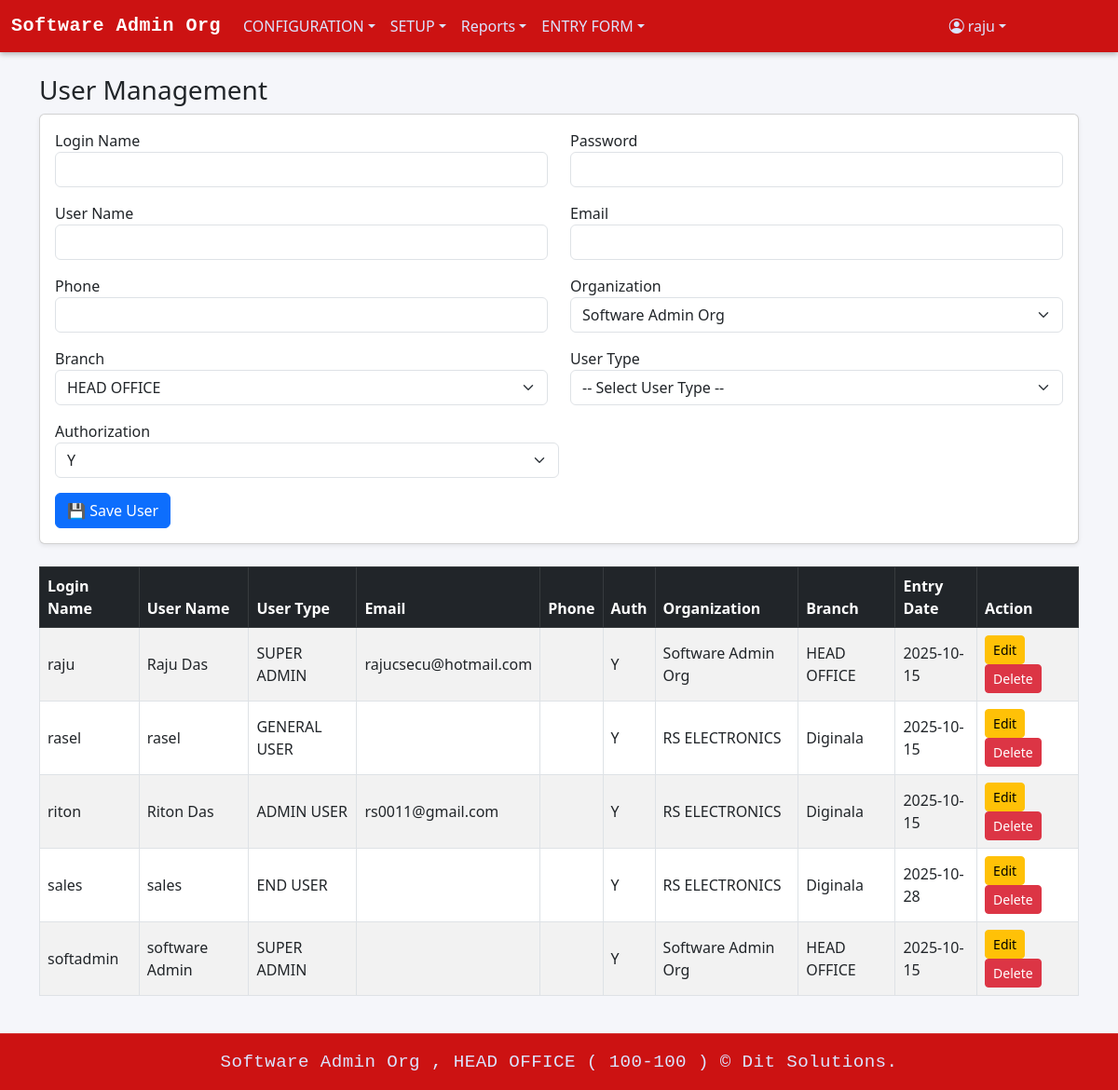
/create_user.php (signed in), run on an earlier commit of the app's database.
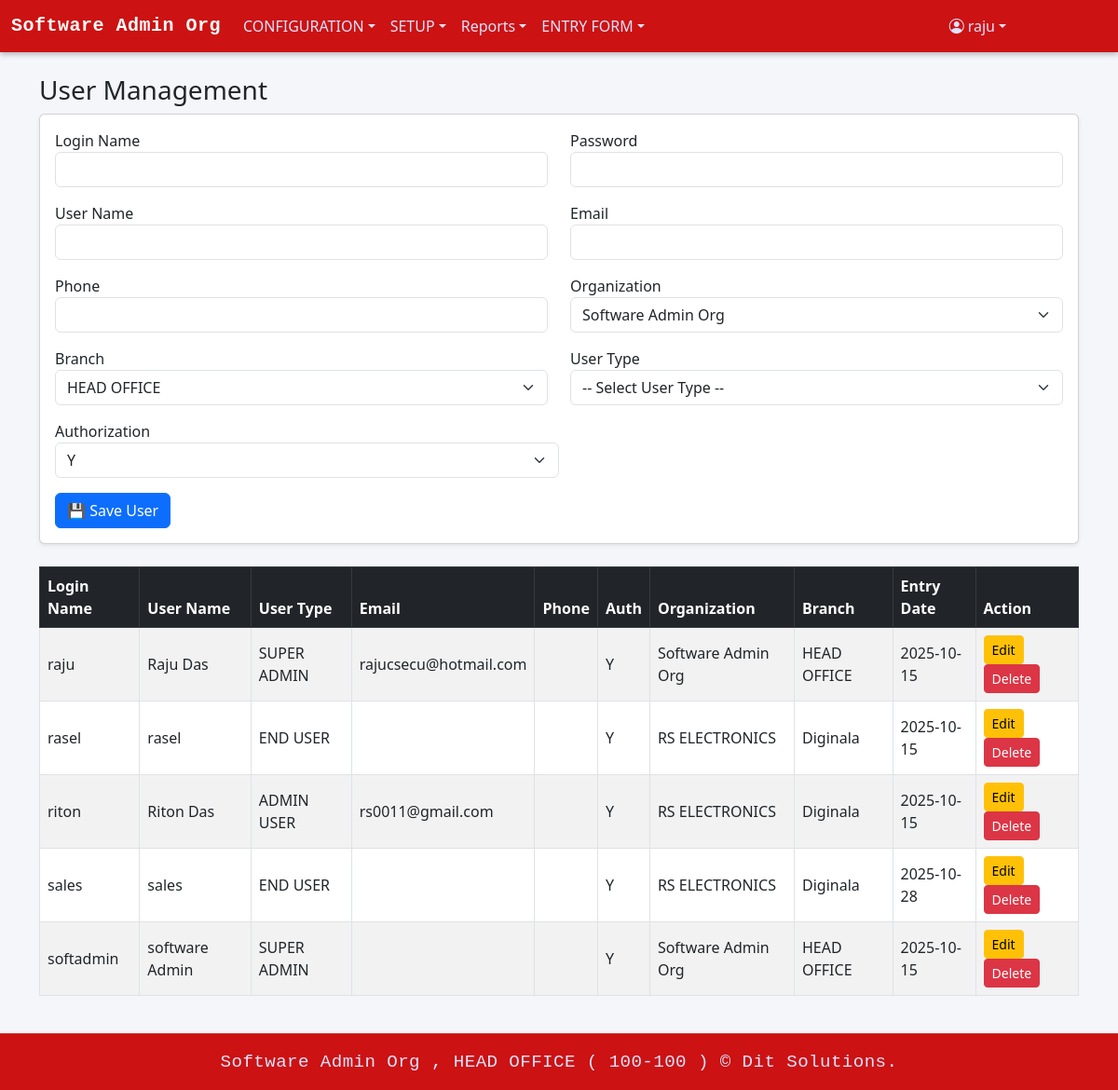
And on a later commit of the database.
### tables this page shows
CREATE TABLE `user_login_info` (
  `USER_ID` varchar(200) NOT NULL,
  `USER_PASSWORD` varchar(200) NOT NULL,
  `EMAIL` varchar(100) DEFAULT NULL,
  `PHONE` varchar(20) DEFAULT NULL,
  `ENTRY_DATE` date DEFAULT NULL,
  `AUTHORIZED_STATUS` char(1) DEFAULT 'N',
  `USER_NAME` varchar(200) DEFAULT NULL,
  `USER_TYPE_ID` int(10) DEFAULT NULL,
  `BR_CODE` varchar(20) DEFAULT NULL,
  `ORG_CODE` varchar(20) DEFAULT NULL
);

CREATE TABLE `user_type_info` (
  `USER_TYPE_ID` int(11) NOT NULL,
  `USER_TYPE_NAME` varchar(100) NOT NULL,
  `USER_TYPE_CODE` varchar(50) NOT NULL,
  `ROLE_LEVEL` int(11) NOT NULL
);

CREATE TABLE `organization_info` (
  `ORG_CODE` varchar(20) NOT NULL,
  `ORGANIZATION_NAME` varchar(200) NOT NULL,
  `ORGANIZATION_ADDRESS` varchar(200) DEFAULT NULL,
  `ORGANIZATION_CONTACT` varchar(500) DEFAULT NULL,
  `AUTHORIZED_STARUS` varchar(1) DEFAULT NULL,
  `AUTHORIZED_USER` varchar(100) DEFAULT NULL,
  `AUTHORIZED_DATE` date DEFAULT NULL,
  `ENTRY_DATE` date DEFAULT NULL,
  `ENTRY_USER` varchar(200) DEFAULT NULL,
  `EDIT_DATE` date DEFAULT NULL,
  `EDIT_USER` varchar(200) DEFAULT NULL,
  `DELETE_USER` varchar(200) DEFAULT NULL,
  `DELETE_DATE` date DEFAULT NULL
);

CREATE TABLE `branch_info` (
  `BR_CODE` varchar(20) NOT NULL,
  `BRANCH_NAME` varchar(200) NOT NULL,
  `BRANCH_ADDRESS` varchar(200) DEFAULT NULL,
  `BRANCH_CONTACT` varchar(500) DEFAULT NULL,
  `ORG_CODE` varchar(20) NOT NULL,
  `AUTHORIZED_STATUS` char(1) DEFAULT NULL,
  `AUTHORIZED_USER` varchar(100) DEFAULT NULL,
  `AUTHORIZED_DATE` date DEFAULT NULL,
  `ENTRY_DATE` date DEFAULT NULL,
  `ENTRY_USER` varchar(200) DEFAULT NULL,
  `EDIT_DATE` date DEFAULT NULL,
  `EDIT_USER` varchar(200) DEFAULT NULL,
  `DELETE_USER` varchar(200) DEFAULT NULL,
  `DELETE_DATE` date DEFAULT NULL
);

### create_user.php (the view, shortened to what the changed rows need)
<?php
require 'db.php';
$userSession = $_SESSION['user'];
$canEdit     = $userSession['can_edit'] ?? 1;
$canDelete   = $userSession['can_delete'] ?? 1;
$sql = "
    SELECT u.*, ut.USER_TYPE_NAME, o.ORGANIZATION_NAME, b.BRANCH_NAME
    FROM user_login_info u
    LEFT JOIN user_type_info ut ON u.USER_TYPE_ID = ut.USER_TYPE_ID
    LEFT JOIN organization_info o ON u.ORG_CODE = o.ORG_CODE
    LEFT JOIN branch_info b ON u.BR_CODE = b.BR_CODE
    WHERE 1=1
";
$params = [];
$sql .= " ORDER BY u.USER_NAME";
$stmt = $pdo->prepare($sql);
$stmt->execute($params);
$users = $stmt->fetchAll(PDO::FETCH_ASSOC);
?>
<!DOCTYPE html>
<html lang="en">
<head>
    <link href="https://cdn.jsdelivr.net/npm/bootstrap@5.3.0/dist/css/bootstrap.min.css" rel="stylesheet">
</head>
<body>
<?php include 'header.php'; ?>
<main class="container py-4">
    <div class="table-responsive">
        <table class="table table-bordered table-striped align-middle">
            <thead class="table-dark">
                <tr>
                    <th>Login Name</th>
                    <th>User Name</th>
                    <th>User Type</th>
                    <th>Email</th>
                    <th>Phone</th>
                    <th>Auth</th>
                    <th>Organization</th>
                    <th>Branch</th>
                    <th>Entry Date</th>
                    <th>Action</th>
                </tr>
            </thead>
            <tbody>
                <?php foreach ($users as $u): ?>
                    <tr>
                        <td><?= htmlspecialchars($u['USER_ID']) ?></td>
                        <td><?= htmlspecialchars($u['USER_NAME']) ?></td>
                        <td><?= htmlspecialchars($u['USER_TYPE_NAME']) ?></td>
                        <td><?= htmlspecialchars($u['EMAIL']) ?></td>
                        <td><?= htmlspecialchars($u['PHONE']) ?></td>
                        <td><?= htmlspecialchars($u['AUTHORIZED_STATUS']) ?></td>
                        <td><?= htmlspecialchars($u['ORGANIZATION_NAME']) ?></td>
                        <td><?= htmlspecialchars($u['BRANCH_NAME']) ?></td>
                        <td><?= htmlspecialchars($u['ENTRY_DATE']) ?></td>
                        <td>
                            <?php if ($canEdit): ?>
                                <a href="?edit=<?= urlencode($u['USER_ID']) ?>" class="btn btn-sm btn-warning">Edit</a>
                            <?php endif; ?>
                            <?php if ($canDelete): ?>
                                <a href="?delete=<?= urlencode($u['USER_ID']) ?>" class="btn btn-sm btn-danger" onclick="return confirm('Delete this user?')">Delete</a>
                            <?php endif; ?>
                        </td>
                    </tr>
                <?php endforeach; ?>
            </tbody>
        </table>
    </div>
</main>
<?php include 'footer.php'; ?>
</body>
</html>

What changed in the data, as far as the page shows it:
changed user_login_info "rasel": USER_TYPE_ID.USER_TYPE_NAME "GENERAL USER" → "END USER"
